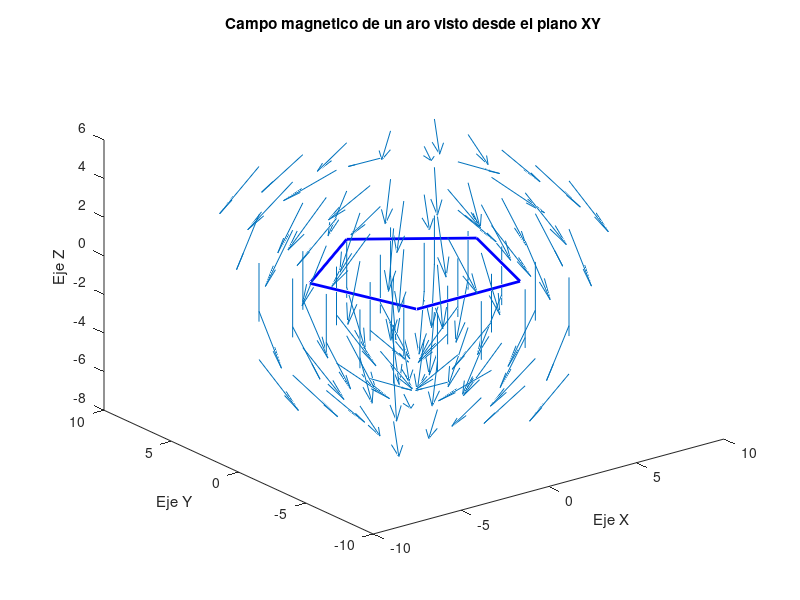

Recreate this plot in MATLAB.
%Entregable 1 - Reto

%Limpieza de la consola y espacio de trabajo
clc
clear
close all

%Definicion Constantes
Mo = 4 * pi * 1e-7;

%Inputs del usuario
dS = input("Ingrese el numero de elementos de carga: ");
Radio = input("Ingrese el radio del anillo: ");
I = input("Corriente electrica: ");
Malla = input ("Ingrese el tamaño de la malla: ");

%Definicion de la malla de vectores
Vx = linspace(-Malla,Malla,dS);
Vy = linspace(-Malla,Malla,dS);
Vz = linspace(-Malla,Malla,dS);

%Definicion de la malla
[X,Y,Z] = meshgrid(Vx,Vy,Vz);

%Ecuaciones
dtheta = 2*pi/dS;
Theta = 0:dtheta:(2*pi);

%Posicion del aro
PX = Radio*sin(Theta);
PY = Radio*cos(Theta);
PZ = zeros(size(PX));

%Diferenciales de posicion en el aro
DYi = X*dtheta;
DXi = -Y*dtheta;
DZi = zeros(size(DXi));

%Declaracion de los vectores vacios
Bx = zeros(size(X));
By = zeros(size(Y));
Bz = zeros(size(Z));

%Constante de la integral
Cte = Mo* I / (4 * pi);

for i=1:length(Vx)
    for j=1:length(Vy)
        for k=1:length(Vz)
                
            %Distancia en componentes de la malla al punto
            Dx(i,j,k) = X(i,j,k) - DXi(i,j,k);
            Dy(i,j,k) = Y(i,j,k) - DYi(i,j,k);
            Dz(i,j,k) = Z(i,j,k) - DZi(i,j,k);
            

            %Distancia total de la malla al punto
            Dt(i,j,k) = sqrt(Dx(i,j,k)^2 + Dy(i,j,k)^2 + Dz(i,j,k)^2);
  
            %Calculo del campo
            Bx(i,j,k) = Cte * (DYi(i,j,k)* Dz(i,j,k)/ Dt(i,j,k)^2) + Bx(i,j,k);
            By(i,j,k) = -Cte * (DXi(i,j,k)* Dz(i,j,k)/ Dt(i,j,k)^2)+ By(i,j,k); 
            Bz(i,j,k) = Cte * ((DXi(i,j,k)* Dy(i,j,k) - DYi(i,j,k)* Dx(i,j,k))/ Dt(i,j,k)^2) + Bz(i,j,k);

        end
    end
end

%Graficar
figure("Name", "Resultados Streamslice");
plot3(PX, PY, PZ , 'b', 'LineWidth', 2)
hold on
quiver3(X, Y, Z, Bx, By, Bz, 1.5,"filled");
title("Campo magnetico de un aro visto desde el plano XY");
xlabel("Eje X");
ylabel("Eje Y");
zlabel("Eje Z");